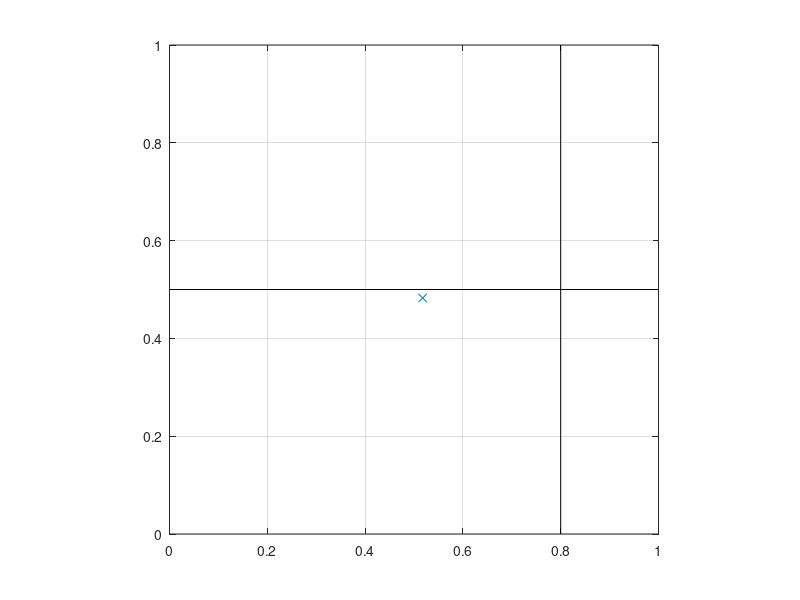

The MATLAB script that drew this image: (Note: this script raises an error after producing the figure.)
close all
clear
clc

load('opt3symLaser.mat')
alphaNom=[0.517713706146493;0.482679491924311;0.482679491924311];

%% plot p1-p2 plane
figure(1);clf;
hold on
box on
grid on
axis equal

plot([0 1],[0.5,0.5],'k')
plot([0.8 0.8],[0,1],'k')
plot(alphaNom(1),alphaNom(2),'x')

xlim([0 1]);
ylim([0 1]);

for ii=1:3
    alphaCrit=aDDENLP.vars.critical(ii).alpha.values;
    r=aDDENLP.vars.critical(ii).r.values;
    r=r/norm(r,2);
    
    [p,n,~]=plane_intersect(r,alphaCrit,[0 0 1]',[0 0 alphaNom(3)]);
    n=n*sign(n(2));
    plot([p(1),p(1)+10*n(1)],[p(2),p(2)+10*n(2)],'k')
end

% plot([ 0.5277 0.5277 0.5077 0.5077 0.5277 ],[0.4727 0.4927 0.4927 0.4727 0.4727],'b')
% plot(sqrt(3)*0.01*cos(2*pi*(0:0.01:1))+0.5177,sqrt(3)*0.01*sin(2*pi*(0:0.01:1))+0.4827,'r')

xlabel('p_1')
ylabel('p_2')


% matlab2tikz('3LsymParamP1P2.tex')

%% plot p2-p3 plane
figure(2);clf;
hold on
box on
grid on
axis equal

plot([0 1],[0.5,0.5],'k')
plot([0.5,0.5],[0 1],'k')
plot(alphaNom(2),alphaNom(3),'x')

xlim([0 1]);
ylim([0 1]);

for ii=1:1
    alphaCrit=aDDENLP.vars.critical(ii).alpha.values;
    r=aDDENLP.vars.critical(ii).r.values;
    r=r/norm(r,2);
    
    [p,n,check]=plane_intersect(r,alphaCrit,[1 0 0]',[alphaNom(1) 0 0]);
    n=n*sign(n(3));
    
    plot([p(2),p(2)+10*n(2)],[p(3),p(3)+10*n(3)],'k')
end

xlabel('p_2')
ylabel('p_3')

matlab2tikz('3LsymParamP2P3.tex')